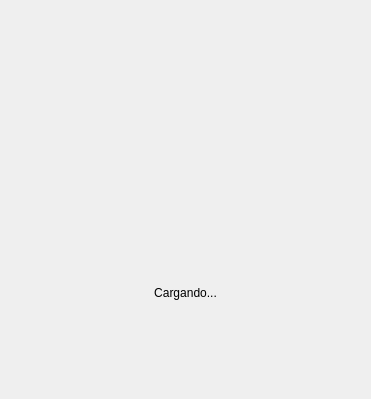
<?xml version="1.0" encoding="UTF-8"?>
<ui version="4.0">
 <class>Dialog</class>
 <widget class="QDialog" name="Dialog">
  <property name="geometry">
   <rect>
    <x>0</x>
    <y>0</y>
    <width>371</width>
    <height>399</height>
   </rect>
  </property>
  <property name="windowTitle">
   <string>Dialog</string>
  </property>
  <property name="sizeGripEnabled">
   <bool>false</bool>
  </property>
  <layout class="QVBoxLayout" name="verticalLayout">
   <property name="leftMargin">
    <number>0</number>
   </property>
   <property name="topMargin">
    <number>0</number>
   </property>
   <property name="rightMargin">
    <number>0</number>
   </property>
   <item>
    <widget class="QLabel" name="image">
     <property name="text">
      <string/>
     </property>
     <property name="pixmap">
      <pixmap>../../../Users/Lino Bossio/Pictures/1965243.jpg</pixmap>
     </property>
    </widget>
   </item>
   <item>
    <widget class="QLabel" name="info">
     <property name="text">
      <string>Cargando...</string>
     </property>
     <property name="alignment">
      <set>Qt::AlignCenter</set>
     </property>
    </widget>
   </item>
  </layout>
 </widget>
 <resources/>
 <connections/>
</ui>
